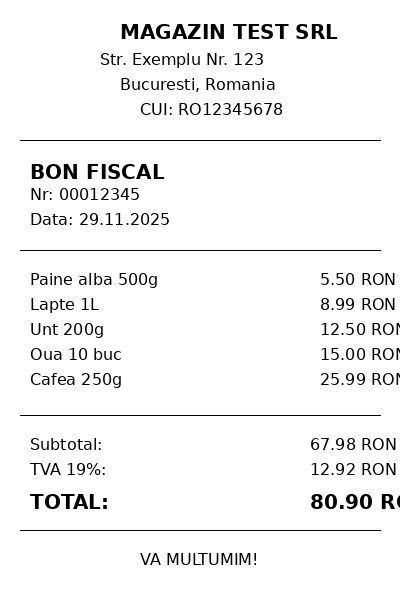
#> input picture ocr_engine/test_receipt.png, 400 x 600 px; its folder holds only this picture in this run
$ python advanced_ocr.py test_receipt.png
#> lines starting #> are read from the running program, lines starting #| are printed output that depends on the picture; after the words box and inside, x2 and y2 are one past the last pixel; in counts of white or black regions, pixels touching at a corner belong together
#!/usr/bin/env python3
"""
Advanced OCR Engine with Template-Based Document Processing
For documentiulia.ro Receipt/Invoice Processing

Features:
- Template-based region extraction
- Advanced image preprocessing
- Confidence scoring
- Romanian text support
- Receipt/Invoice parsing
"""

import cv2
import pytesseract
import numpy as np
import json
import os
import sys
import re
from PIL import Image
from dataclasses import dataclass, asdict
from typing import Dict, List, Optional, Tuple
from datetime import datetime


@dataclass
class DocumentRegion:
    """Defines a region in a document template"""
    name: str
    coordinates: Tuple[int, int, int, int]  # x1, y1, x2, y2 (relative percentages 0-100)
    confidence_threshold: float = 0.6
    data_type: str = "text"  # text, number, date, currency, phone
    preprocessing: str = "standard"  # standard, high_contrast, noise_reduction
    tesseract_config: str = ""

    def to_dict(self):
        return asdict(self)


class DocumentTemplate:
    """Template for document structure"""

    def __init__(self, template_name: str, document_type: str = "receipt"):
        self.name = template_name
        self.document_type = document_type
        self.regions: Dict[str, DocumentRegion] = {}
        self.created_at = datetime.now().isoformat()

    def add_region(self, region: DocumentRegion):
        self.regions[region.name] = region

    def remove_region(self, region_name: str):
        if region_name in self.regions:
            del self.regions[region_name]

    # [12 lines left out: function save_template, not called in this run]

    @classmethod
    def load_template(cls, file_path: str) -> 'DocumentTemplate':
#> called with file_path = 'ocr_engine/templates/invoice.json'
        with open(file_path, 'r', encoding='utf-8') as f:
#> (reads ocr_engine/templates/invoice.json from the repository)
            data = json.load(f)

        template = cls(data['name'], data.get('document_type', 'receipt'))
        template.created_at = data.get('created_at', datetime.now().isoformat())

        for name, region_data in data.get('regions', {}).items():
            region = DocumentRegion(
                name=name,
                coordinates=tuple(region_data['coordinates']),
                confidence_threshold=region_data.get('confidence_threshold', 0.6),
                data_type=region_data.get('data_type', 'text'),
                preprocessing=region_data.get('preprocessing', 'standard'),
                tesseract_config=region_data.get('tesseract_config', '')
            )
            template.add_region(region)

        return template


class ImagePreprocessor:
    """Advanced image preprocessing for OCR"""

    @staticmethod
    def to_grayscale(image: np.ndarray) -> np.ndarray:
        if len(image.shape) == 3:
            return cv2.cvtColor(image, cv2.COLOR_BGR2GRAY)
        return image

    # [4 lines left out: function denoise, not called in this run]

    @staticmethod
    def enhance_contrast(image: np.ndarray) -> np.ndarray:
        """Enhance contrast using CLAHE"""
        clahe = cv2.createCLAHE(clipLimit=2.0, tileGridSize=(8, 8))
        return clahe.apply(image)

    # [68 lines left out: functions binarize, deskew, remove_shadows, sharpen, preprocess_standard, preprocess_high_contrast, not called in this run]

    def preprocess_receipt(self, image: np.ndarray) -> np.ndarray:
        """Specialized preprocessing for thermal receipts and photos"""
        gray = self.to_grayscale(image)

        # Check if image is a photo (larger dimensions, color noise)
        h, w = gray.shape[:2]
        is_photo = h > 1500 or w > 1500

        if is_photo:
            # For photos: remove shadows first, then enhance
            shadows_removed = self.remove_shadows(gray)
            # Stronger denoising for camera photos
            denoised = cv2.fastNlMeansDenoising(shadows_removed, None, 15, 7, 21)
            # CLAHE for better contrast
            enhanced = self.enhance_contrast(denoised)
            # Sharpen to improve text edges
            sharpened = self.sharpen(enhanced)
            # Adaptive threshold with larger block for photo
            binary = cv2.adaptiveThreshold(
                sharpened, 255, cv2.ADAPTIVE_THRESH_GAUSSIAN_C,
                cv2.THRESH_BINARY, 21, 5
            )
        else:
            # Original processing for scanned receipts
            denoised = cv2.medianBlur(gray, 3)
            enhanced = self.enhance_contrast(denoised)
            binary = cv2.adaptiveThreshold(
                enhanced, 255, cv2.ADAPTIVE_THRESH_GAUSSIAN_C,
                cv2.THRESH_BINARY, 15, 4
            )

        # Clean up small noise
        kernel = np.ones((2, 2), np.uint8)
        cleaned = cv2.morphologyEx(binary, cv2.MORPH_CLOSE, kernel)
        return cleaned


class AdvancedOCRProcessor:
    """Main OCR processing engine"""

    def __init__(self, templates_dir: str = None):
        self.preprocessor = ImagePreprocessor()
        self.templates: Dict[str, DocumentTemplate] = {}
        self.templates_dir = templates_dir or os.path.dirname(os.path.abspath(__file__)) + '/templates'

        # Ensure templates directory exists
        os.makedirs(self.templates_dir, exist_ok=True)

        # Load existing templates
        self._load_templates()

        # Create default templates
        self._create_default_templates()

    def _load_templates(self):
        """Load all templates from templates directory"""
        if os.path.exists(self.templates_dir):
            for filename in os.listdir(self.templates_dir):
                if filename.endswith('.json'):
                    try:
                        template = DocumentTemplate.load_template(
                            os.path.join(self.templates_dir, filename)
                        )
                        self.templates[template.name] = template
                    except Exception as e:
                        print(f"Error loading template {filename}: {e}", file=sys.stderr)

    def _create_default_templates(self):
        """Create default templates for common document types"""
        # Romanian Receipt Template
        if 'romanian_receipt' not in self.templates:
            template = DocumentTemplate('romanian_receipt', 'receipt')
            # Full document scan (coordinates as percentages)
            template.add_region(DocumentRegion('full_text', (0, 0, 100, 100), 0.5, 'text', 'receipt'))
            template.save_template(os.path.join(self.templates_dir, 'romanian_receipt.json'))
            self.templates['romanian_receipt'] = template

        # Invoice Template
        if 'invoice' not in self.templates:
            template = DocumentTemplate('invoice', 'invoice')
            template.add_region(DocumentRegion('header', (0, 0, 100, 20), 0.6, 'text'))
            template.add_region(DocumentRegion('details', (0, 20, 100, 70), 0.5, 'text'))
            template.add_region(DocumentRegion('totals', (50, 70, 100, 100), 0.6, 'currency'))
            template.save_template(os.path.join(self.templates_dir, 'invoice.json'))
            self.templates['invoice'] = template

    # [4 lines left out: function register_template, not called in this run]

    def get_tesseract_config(self, region: DocumentRegion) -> str:
        """Get appropriate Tesseract configuration"""
        base_config = '--oem 3 --psm 6'

        # Add language support
        lang_config = '-l ron+eng'

        # Add data type specific whitelist
        whitelists = {
            'number': '-c tessedit_char_whitelist=0123456789.,',
            'currency': '-c tessedit_char_whitelist=0123456789.,RONLEIEUR ',
            'date': '-c tessedit_char_whitelist=0123456789./-',
            'phone': '-c tessedit_char_whitelist=0123456789+()- ',
        }

        whitelist = whitelists.get(region.data_type, '')
        custom_config = region.tesseract_config

        return f'{base_config} {lang_config} {whitelist} {custom_config}'.strip()

    def extract_region_text(self, image: np.ndarray, region: DocumentRegion) -> Dict:
        """Extract text from a specific region with confidence"""
        h, w = image.shape[:2]

        # Convert percentage coordinates to pixels
        x1 = int(w * region.coordinates[0] / 100)
        y1 = int(h * region.coordinates[1] / 100)
        x2 = int(w * region.coordinates[2] / 100)
        y2 = int(h * region.coordinates[3] / 100)

        # Extract region of interest
        roi = image[y1:y2, x1:x2]

        if roi.size == 0:
            return {'text': '', 'confidence': 0, 'raw_words': []}

        # Apply preprocessing based on region settings
        if region.preprocessing == 'high_contrast':
            roi_processed = self.preprocessor.preprocess_high_contrast(roi)
        elif region.preprocessing == 'receipt':
            roi_processed = self.preprocessor.preprocess_receipt(roi)
        else:
            roi_processed = self.preprocessor.preprocess_standard(roi)

        # Get Tesseract configuration
        config = self.get_tesseract_config(region)

        # Extract with detailed data
        try:
            data = pytesseract.image_to_data(
                roi_processed,
                output_type=pytesseract.Output.DICT,
                config=config
            )
        except Exception as e:
            return {'text': '', 'confidence': 0, 'error': str(e), 'raw_words': []}

        # Filter by confidence
        confident_words = []
        confidences = []

        for i, conf in enumerate(data['conf']):
            try:
                conf_val = int(conf)
            except:
                continue

            if conf_val > region.confidence_threshold * 100:
                word = str(data['text'][i]).strip()
                if word:
                    confident_words.append({
                        'text': word,
                        'confidence': conf_val / 100,
                        'bbox': (data['left'][i], data['top'][i],
                                data['width'][i], data['height'][i])
                    })
                    confidences.append(conf_val)

        extracted_text = ' '.join([w['text'] for w in confident_words])
        avg_confidence = sum(confidences) / len(confidences) / 100 if confidences else 0

        return {
            'text': extracted_text,
            'confidence': avg_confidence,
            'word_count': len(confident_words),
            'raw_words': confident_words
        }

    def process_document(self, image_path: str, template_name: str = 'romanian_receipt') -> Dict:
        """Process a document using specified template"""
#> called with image_path = 'test_receipt.png', template_name = 'romanian_receipt'
        if template_name not in self.templates:
            # Fall back to full text extraction
            template_name = 'romanian_receipt'

        # Load image
        image = cv2.imread(image_path)
#> image is the input picture: shape (600, 400, 3); min 0, max 255, mean 243.1
        if image is None:
            return {'success': False, 'error': f'Could not load image: {image_path}'}

        template = self.templates[template_name]

        results = {
            'success': True,
            'template': template_name,
            'document_type': template.document_type,
            'file': os.path.basename(image_path),
            'image_size': {'width': image.shape[1], 'height': image.shape[0]},
            'regions': {},
            'overall_confidence': 0,
            'parsed_data': {}
        }

        # Try multiple OCR strategies for better results
        best_text = ''
        best_confidence = 0
        best_result = None

        # Strategy 1: Standard extraction
        for region_name, region in template.regions.items():
            region_result = self.extract_region_text(image, region)
            results['regions'][region_name] = region_result
#> this loop made 1 pass
#> pass 1, in preprocess_receipt, `denoised = cv2.medianBlur(gray, 3)`:
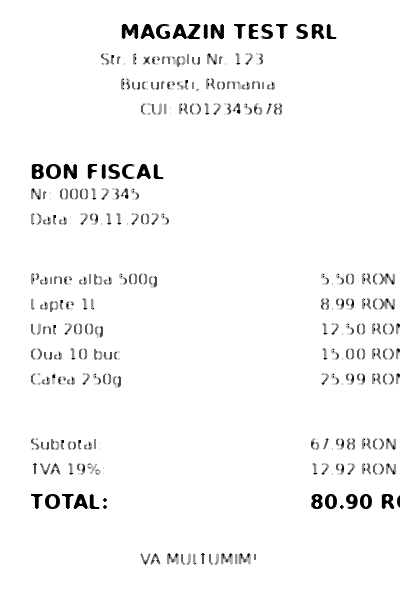
#> denoised: shape (600, 400); min 0, max 255, mean 247.2
#> pass 1, in preprocess_receipt, `binary = cv2.adaptiveThreshold( enhanced, 255, cv2.ADAPTIVE_THRESH_GAU..`:
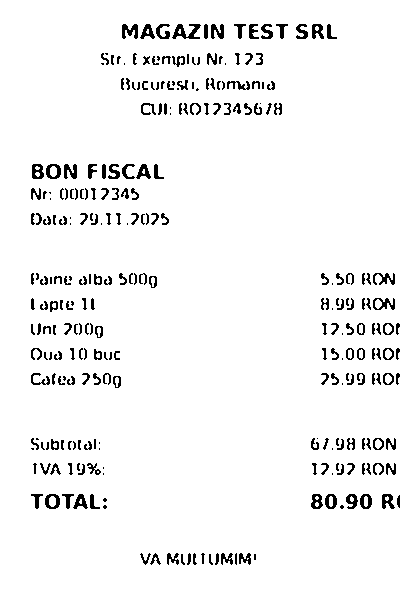
#> binary: shape (600, 400); 95.2% white; black in thin lines or dots, all inside (x1, y1, x2, y2) = (31, 24, 400, 565)
#> after the loop, results = 8 items

        # Strategy 2: Try different PSM modes for photos
        h, w = image.shape[:2]
        if h > 1500 or w > 1500:
            psm_modes = [6, 4, 3, 11]  # Different page segmentation modes
            for psm in psm_modes:
                try:
                    alt_result = self._extract_with_psm(image, psm)
                    if alt_result['confidence'] > best_confidence:
                        best_confidence = alt_result['confidence']
                        best_text = alt_result['text']
                        best_result = alt_result
                except:
                    continue

        # Use best result
        region_result = results['regions'].get('full_text', {})
        if best_result and best_confidence > region_result.get('confidence', 0):
            results['regions']['full_text'] = best_result

        confidences = [r.get('confidence', 0) for r in results['regions'].values() if r.get('confidence', 0) > 0]
        results['overall_confidence'] = sum(confidences) / len(confidences) if confidences else 0

        # Parse extracted data
        full_text = results['regions'].get('full_text', {}).get('text', '')
        if not full_text:
            full_text = ' '.join([r.get('text', '') for r in results['regions'].values()])

        results['parsed_data'] = self.parse_receipt_data(full_text)
        results['full_text'] = full_text

        return results

    # [391 lines left out: functions _extract_with_psm, parse_receipt_data, _clean_ocr_text, _is_year_or_id, _is_valid_date, _is_excluded_item and 2 more, not called in this run]


class DataValidator:
    """Validate and clean extracted data"""

    # [35 lines left out: functions validate_date, validate_amount, clean_text, not called in this run]


def main():
    """CLI interface for OCR processing"""
    import argparse

    parser = argparse.ArgumentParser(description='Advanced OCR Document Processor')
    parser.add_argument('image', help='Path to image file')
    parser.add_argument('--template', '-t', default='romanian_receipt', help='Template name')
    parser.add_argument('--output', '-o', help='Output JSON file')
    parser.add_argument('--templates-dir', help='Templates directory')

    args = parser.parse_args()

    # Initialize processor
    processor = AdvancedOCRProcessor(args.templates_dir)

    # Process document
    result = processor.process_document(args.image, args.template)

    # Output
    output_json = json.dumps(result, indent=2, ensure_ascii=False)

    if args.output:
        with open(args.output, 'w', encoding='utf-8') as f:
            f.write(output_json)
        print(f"Results saved to {args.output}")
    else:
        print(output_json)

    return 0 if result.get('success') else 1


if __name__ == '__main__':
    sys.exit(main())
#> (the call stopped at in extract_region_text, `data = pytesseract.image_to_data( roi_processed, output_type=pytessera..`: pytesseract is not available in this run)
